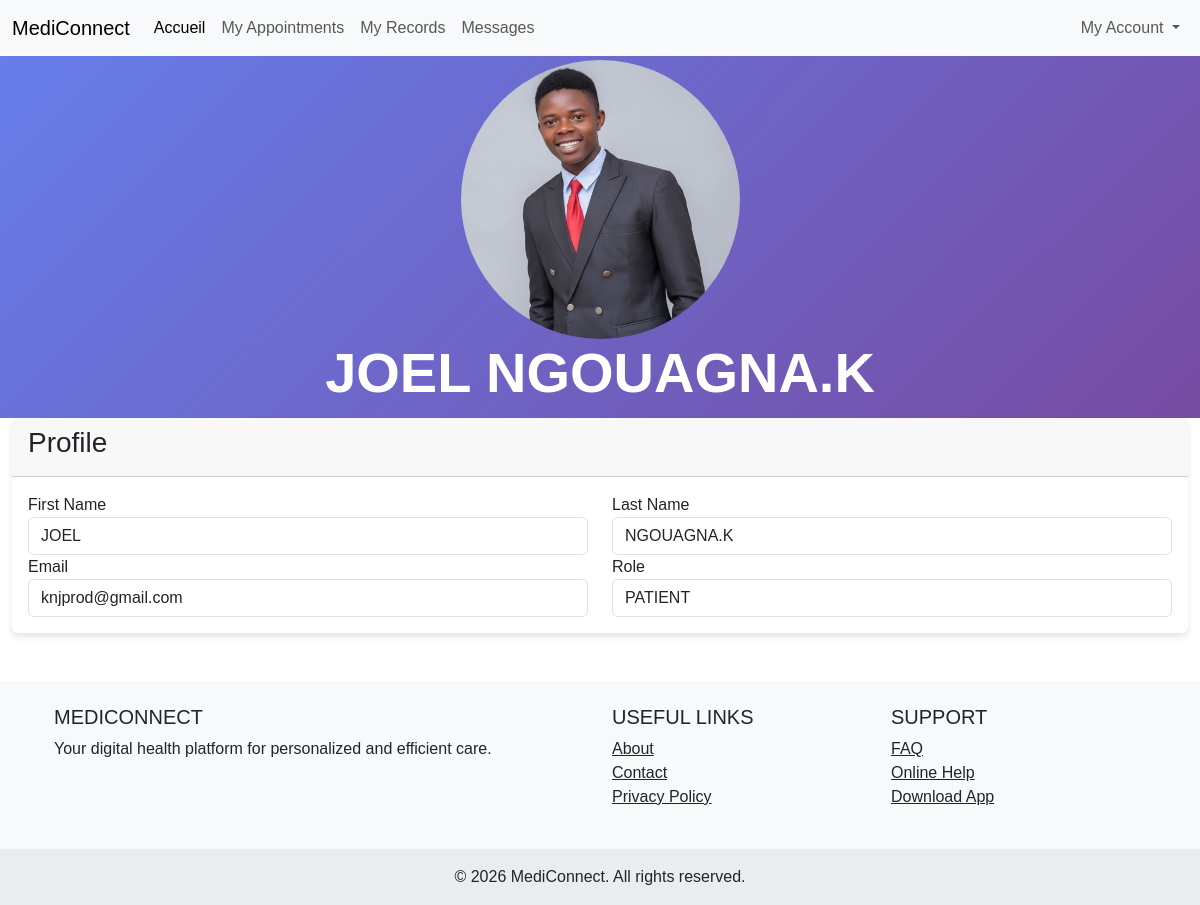
The page /profile/ (signed in) on the database its author committed.
### MediConnect/models.py (models this page shows, shortened)
class User(AbstractUser):
    groups = models.ForeignKey(
        'auth.Group',
        verbose_name='groups',
        blank=True,
        null=True,
        help_text='The groups this user belongs to.',
        related_name='mediconnect_user_set',
        related_query_name='mediconnect_user',
        on_delete=models.CASCADE
    )
    user_permissions = models.ForeignKey(
        'auth.Permission',
        verbose_name='user permissions',
        blank=True,
        null=True,
        help_text='Specific permissions for this user.',
        related_name='mediconnect_user_set',
        related_query_name='mediconnect_user',
        on_delete=models.CASCADE
    )
    id = models.CharField(max_length=36, primary_key=True, default=generate_uuid_pk, editable=False)
    email = models.EmailField(unique=True, blank=False, null=False)
    role = models.CharField(
        max_length=20,
        choices=UserRole.choices,
        default=UserRole.PATIENT  # Rôle par défaut
    )
    first_name = models.CharField(max_length=150, blank=True)
    last_name = models.CharField(max_length=150, blank=True)
    phone_number = models.CharField(max_length=20, blank=True, null=True)
    address = models.TextField(blank=True, null=True)
    created_at = models.DateTimeField(auto_now_add=True)
    updated_at = models.DateTimeField(auto_now=True)
    is_active = models.BooleanField(default=True)  # Pour activer/désactiver le compte
    is_staff = models.BooleanField(default=False)  # Si l'utilisateur peut accéder à l'interface d'administration
    bio = models.TextField(blank=True, null=True)
    is_verified = models.BooleanField(default=False, verbose_name='Email vérifié')
    verification_code = models.CharField(max_length=6, null=True, blank=True, verbose_name='Code de vérification')
    verification_code_created_at = models.DateTimeField(null=True, blank=True, verbose_name='Date de création du code')
    profile_picture = models.ImageField(upload_to='profile_pictures/', blank=True, null=True)
    USERNAME_FIELD = 'email'
    REQUIRED_FIELDS = []
    objects = CustomUserManager()  # Utilise notre gestionnaire d'utilisateurs personnalisé
    class Meta:
        verbose_name = "Utilisateur"
        verbose_name_plural = "Utilisateurs"
        indexes = [
            models.Index(fields=['email']),
            models.Index(fields=['role']),
        ]

### MediConnect/views.py (the view)
# urls.py: path('profile/',profile,name='profile'),
@login_required(login_url="login")
def profile(request):
    user = request.user
    return render(request, 'MediConnect/profile.html', {'user': user})

### MediConnect/models.py (called while the page is built)
def generate_uuid_pk():
    return str(uuid.uuid4())

    def save(self, *args, **kwargs):
        if self.is_primary and self.user:
            Device.objects.filter(user=self.user, is_primary=True).exclude(pk=self.pk).update(is_primary=False)
        if self.user_id and self.session_key:
            self.session_key = None
        super().save(*args, **kwargs)
        if self.user and not self.is_primary and not Device.objects.filter(
            user=self.user, is_primary=True
        ).exclude(pk=self.pk).exists():
            self.is_primary = True
            self.save(update_fields=['is_primary'])

### MediConnect/templates/MediConnect/profile.html
{% extends 'base.html' %}
{% block content %}
<section class="hero-section pt-1 pb-1">
    <div class="container text-center">
        {% if user.profile_picture %}
            <img src="{{ user.profile_picture.url }}" alt="Profile Picture" class="img-fluid rounded-circle w-25 h-25">
        {% else %}
            <img src="https://via.placeholder.com/150" alt="Profile Picture" class="img-fluid rounded-circle w-25 h-25">
        {% endif %}
    <h3 class="display-4 fw-bold">{{ user.first_name }} {{ user.last_name }}</h3>
    </div>
</section>
<section class="content">
    <div class="container-fluid">
        <div class="row">
            <div class="col-md-12">
                <div class="card">
                    <div class="card-header">
                        <h3 class="card-title">Profile</h3>
                    </div>
                    <div class="card-body">
                        <div class="row">
                            <div class="col-md-6">
                                <div class="form-group">
                                    <label for="first_name">First Name</label>
                                    <input type="text" class="form-control" id="first_name" value="{{ user.first_name }}">
                                </div>
                            </div>
                            <div class="col-md-6">
                                <div class="form-group">
                                    <label for="last_name">Last Name</label>
                                    <input type="text" class="form-control" id="last_name" value="{{ user.last_name }}">
                                </div>
                            </div>
                        </div>
                        <div class="row">
                            <div class="col-md-6">
                                <div class="form-group">
                                    <label for="email">Email</label>
                                    <input type="email" class="form-control" id="email" value="{{ user.email }}">
                                </div>
                            </div>
                            <div class="col-md-6">
                                <div class="form-group">
                                    <label for="role">Role</label>
                                    <input type="text" class="form-control" id="role" value="{{ user.role }}">
                                </div>
                            </div>
                        </div>
                    </div>
                </div>
            </div>
        </div>
    </div>
</section>
{% endblock %}

### MediConnect/templates/base.html (style rules this page uses)
body { font-family: Arial, sans-serif; }
.hero-section { background: linear-gradient(135deg, #667eea 0%, #764ba2 100%); color: white; padding: 100px 0; }
.card { border: none; box-shadow: 0 4px 6px rgba(0, 0, 0, 0.1); transition: transform 0.3s; }

### rows shown on the page
User: profile_picture (picture), first_name "JOEL", last_name "NGOUAGNA.K", email "knjprod@gmail.com", role "PATIENT"
